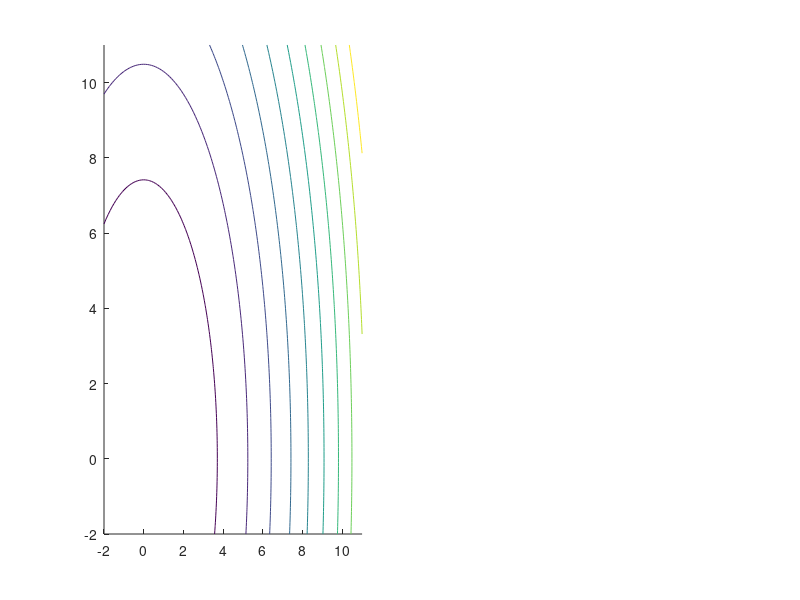

Here is the MATLAB script that generated this plot: (Note: this script raises an error after producing the figure.)
%cleaning
clear all
close all
clc

%% settings simulation and plotting
T=5000; % number of iterations of 
d=2;


%% initialization and function definition
x0=[10,10]';
mu = 5*1e-3;
L = 2*1e-2;
H = [L,0;0,mu];
l = norm(H*x0);

%% Contour Plot
subplot(1,2,1)
x = -2:0.1:11;
y = -2:0.1:11;
[X,Y] = meshgrid(x,y);
Z = H(1,1)*X.^2+ H(2,2)*Y.^2;
contour(X,Y,Z,'Color',[0.5,0.5,0.5]);hold on


%% Shadowing and stepsize
epsilon_shadow = 5;
eta_simu = 1e-2;
eta_GD = epsilon_shadow*mu/(l*L);
k_eta = eta_GD/eta_simu;


%% Gradient Flow
t = 0:eta_simu:T;
x = zeros(d,length(t));
x(:,1) = x0;
for k = 1:(length(t)-1)
    x(:,k+1)=x(:,k)-eta_simu*H*x(:,k);
end

subplot(1,2,1)
hold on;
plot(x(1,:),x(2,:),'Color',[0.50,0.76,0.37],'Linewidth',2);
h1=plot(x(1,(1:end)),x(2,(1:end)),'o','Color',[0.50,0.76,0.37],'Linewidth',2);

subplot(1,2,2);
hold on;
semilogy(t/eta_GD,log(vecnorm(x,2)),'g','Linewidth',2);



%% Gradient Descent

t = 0:eta_GD:T;
x = zeros(d,length(t));
x(:,1) = x0;
for k = 1:(length(t)-1)
    x(:,k+1)=x(:,k)-eta_GD*H*x(:,k);
end

subplot(1,2,1);
hold on;
h2=plot(x(1,1:size(x,2)),x(2,1:size(x,2)),'+','Color','b','Linewidth',2);
ll=legend([h1,h2],{'$X(k\eta)$','$x_k$'},'location','best');
set(ll,'Interpreter','latex','Fontsize',16);
pbaspect([1 1 1])

subplot(1,2,2);
hold on;
plot(t/eta_GD,log(vecnorm(x,2)),'b','Linewidth',2);
ll=legend('$\log||X(k\eta)-x^*||$','$\log||x_k-x^*||$','location','best');
set(ll,'Interpreter','latex','Fontsize',16);
pbaspect([1 1 1])
grid on